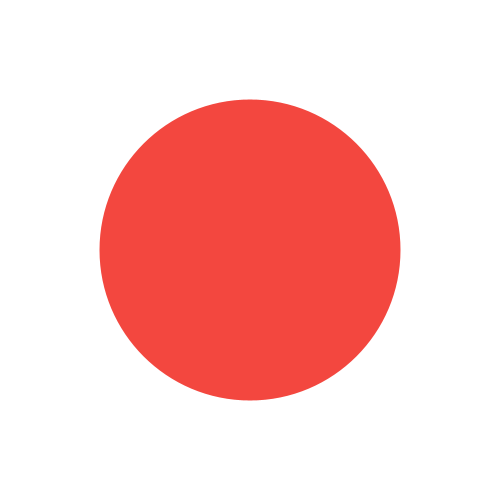
Frame 1 (no input)
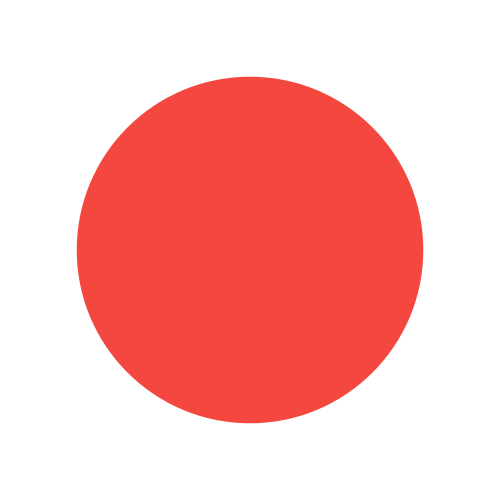
Frame 60 (the mouse pressed at the canvas centre just before this capture)
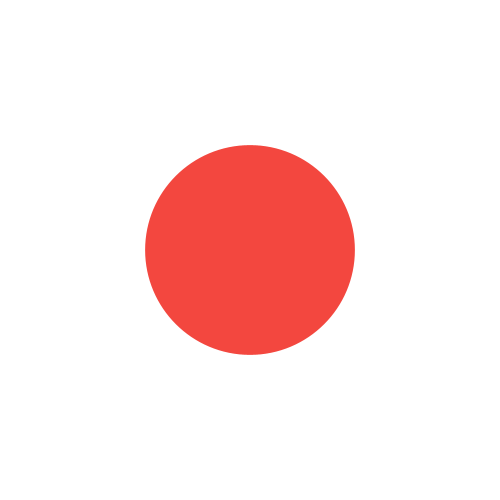
Frame 120 (the mouse held since frame 60 and released just before this capture)

The Processing sketch that drew these frames (run headless with seeded random() and noise(); from frame 60 on, the mouse is pressed at the canvas centre):

// Processing sketch: processing_42752
// ── processing_42752.pde

/* 
 Daniel C. Young
 Pulsating
 10/14/2011
 */

float ang=0.0;
float easing=0.03;
float easeX=0.0;
float theta = 0.0;

void setup(){
  size(500,500);
  smooth();
}

void draw(){
  background(255);
  easeX += (mouseX-easeX) * easing;
  float amp = map(easeX,0,width,0.5,2.0);
  float freq = map(easeX,0,width,0.02,0.20);
  pulsate(freq, amp);
}

void pulsate(float _freq, float _amp){
  ang += _freq;
  theta  = 3 + (_amp * sin(ang));

  pushMatrix();
  translate(width/2,height/2);
  scale(theta);
  noStroke();
  fill(240,20,10,200);
  ellipse(0,0,100,100);
  popMatrix();
}
